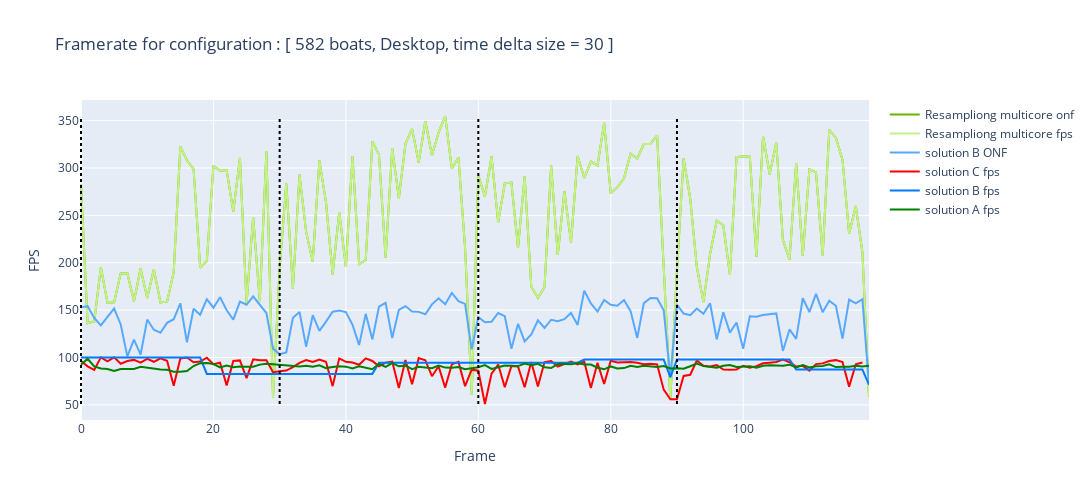

Here is the notebook cell this chart was saved with:
### Code cell
import plotly.graph_objects as go
import pickle

# Assuming you have read the pickle file and have these records
# For the purpose of this example, I'll create some dummy data

# Create traces
trace1 = go.Scatter(
    x=list(range(len(A_fps_record))),
    y=A_fps_record,
    mode='lines',
    name='solution A fps',
    line=dict(color='green')
)

trace2 = go.Scatter(
    x=list(range(len(B_fps_record))),
    y=B_fps_record,
    mode='lines',
    name='solution B fps',
    line=dict(color='#007bff')
)

trace3 = go.Scatter(
    x=list(range(len(C_fps_record))),
    y=C_fps_record,
    mode='lines',
    name='solution C fps',
    line=dict(color='red')
)


trace4 = go.Scatter(
    x=list(range(len(B_onf_record))),
    y=B_onf_record,
    mode='lines',
    name='solution B ONF',
    line=dict(color='#57a8ff')
)


trace5 = go.Scatter(
    x=list(range(len(Resampling_multicore_fps_record))),
    y=Resampling_multicore_fps_record,
    mode='lines',
    name='Resampliong multicore fps',
    line=dict(color='#c4f283')
)

trace6 = go.Scatter(
    x=list(range(len(Resampling_multicore_onf_record))),
    y=Resampling_multicore_onf_record,
    mode='lines',
    name='Resampliong multicore onf',
    line=dict(color='#68b300')
)



# Create layout
layout = go.Layout(
    title='Framerate for configuration : [ 582 boats, Desktop, time delta size = 30 ]',
    xaxis=dict(title='Frame'),
    yaxis=dict(title='FPS'),
    width=1500,  # Equivalent to figsize (20, 5) in matplotlib
    height=500,
    shapes=[
        # Vertical lines at every multiple of 30
        dict(
            type="line",
            x0=x,
            x1=x,
            y0=min(min(A_fps_record), min(B_fps_record), min(C_fps_record), min(B_onf_record), min(Resampling_multicore_fps_record), min(Resampling_multicore_onf_record)),
            y1=max(max(A_fps_record), max(B_fps_record), max(C_fps_record), max(B_onf_record), max(Resampling_multicore_fps_record), max(Resampling_multicore_onf_record)),
            line=dict(
                color="black",
                width=2,
                dash="dot",
            ),
        ) for x in range(0, len(A_fps_record), 30)
    ]
)

# Create figure and add traces
fig = go.Figure(data=[trace6, trace5,  trace4, trace3, trace2, trace1], layout=layout)

# Show the plot
fig.show()
